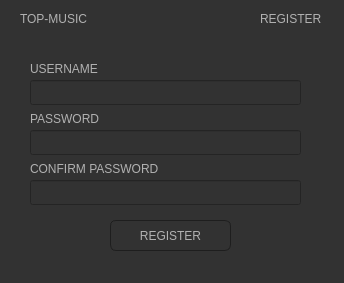
<?xml version="1.0" encoding="UTF-8"?>
<ui version="4.0">
 <class>registerTime</class>
 <widget class="QDialog" name="registerTime">
  <property name="geometry">
   <rect>
    <x>0</x>
    <y>0</y>
    <width>344</width>
    <height>283</height>
   </rect>
  </property>
  <property name="windowTitle">
   <string>Dialog</string>
  </property>
  <property name="styleSheet">
   <string notr="true">QPushButton
{
    color: #b1b1b1;
    background-color: QLinearGradient( x1: 0, y1: 0, x2: 0, y2: 1, stop: 0 #565656, stop: 0.1 #525252, stop: 0.5 #4e4e4e, stop: 0.9 #4a4a4a, stop: 1 #464646);
    border-width: 1px;
    border-color: #1e1e1e;
    border-style: solid;
    border-radius: 6;
    padding: 3px;
    font-size: 12px;
    padding-left: 5px;
    padding-right: 5px;
}
 
QPushButton:pressed
{
    background-color: QLinearGradient( x1: 0, y1: 0, x2: 0, y2: 1, stop: 0 #2d2d2d, stop: 0.1 #2b2b2b, stop: 0.5 #292929, stop: 0.9 #282828, stop: 1 #252525);
}

QWidget
{
    color: #b1b1b1;
    background-color: #323232;
}

QLabel
{
rgb(238, 238, 236)
}</string>
  </property>
  <widget class="QLabel" name="label">
   <property name="geometry">
    <rect>
     <x>20</x>
     <y>10</y>
     <width>81</width>
     <height>17</height>
    </rect>
   </property>
   <property name="text">
    <string>TOP-MUSIC</string>
   </property>
  </widget>
  <widget class="QLabel" name="label_2">
   <property name="geometry">
    <rect>
     <x>260</x>
     <y>10</y>
     <width>81</width>
     <height>17</height>
    </rect>
   </property>
   <property name="text">
    <string>REGISTER</string>
   </property>
  </widget>
  <widget class="QLabel" name="label_3">
   <property name="geometry">
    <rect>
     <x>30</x>
     <y>60</y>
     <width>81</width>
     <height>17</height>
    </rect>
   </property>
   <property name="text">
    <string>USERNAME</string>
   </property>
  </widget>
  <widget class="QLabel" name="label_4">
   <property name="geometry">
    <rect>
     <x>30</x>
     <y>110</y>
     <width>81</width>
     <height>17</height>
    </rect>
   </property>
   <property name="text">
    <string>PASSWORD</string>
   </property>
  </widget>
  <widget class="QLabel" name="label_5">
   <property name="geometry">
    <rect>
     <x>30</x>
     <y>160</y>
     <width>151</width>
     <height>17</height>
    </rect>
   </property>
   <property name="text">
    <string>CONFIRM PASSWORD</string>
   </property>
  </widget>
  <widget class="QLineEdit" name="lineEdit_username">
   <property name="geometry">
    <rect>
     <x>30</x>
     <y>80</y>
     <width>271</width>
     <height>25</height>
    </rect>
   </property>
  </widget>
  <widget class="QLineEdit" name="lineEdit_confpass">
   <property name="geometry">
    <rect>
     <x>30</x>
     <y>130</y>
     <width>271</width>
     <height>25</height>
    </rect>
   </property>
   <property name="echoMode">
    <enum>QLineEdit::Password</enum>
   </property>
  </widget>
  <widget class="QLineEdit" name="lineEdit_password">
   <property name="geometry">
    <rect>
     <x>30</x>
     <y>180</y>
     <width>271</width>
     <height>25</height>
    </rect>
   </property>
   <property name="echoMode">
    <enum>QLineEdit::Password</enum>
   </property>
  </widget>
  <widget class="QPushButton" name="pushButton_register">
   <property name="geometry">
    <rect>
     <x>110</x>
     <y>220</y>
     <width>121</width>
     <height>31</height>
    </rect>
   </property>
   <property name="text">
    <string>REGISTER</string>
   </property>
  </widget>
 </widget>
 <resources/>
 <connections/>
</ui>
